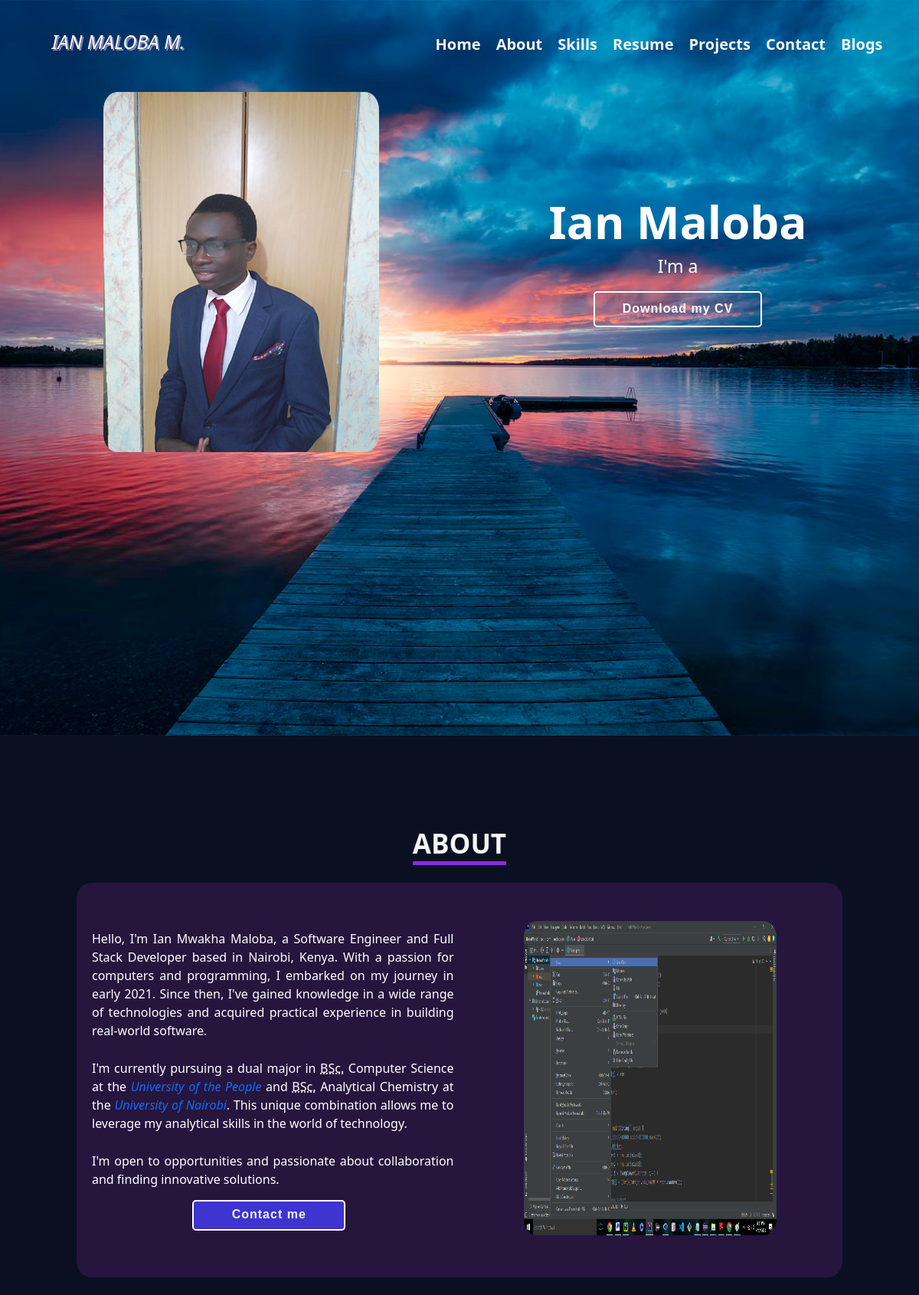
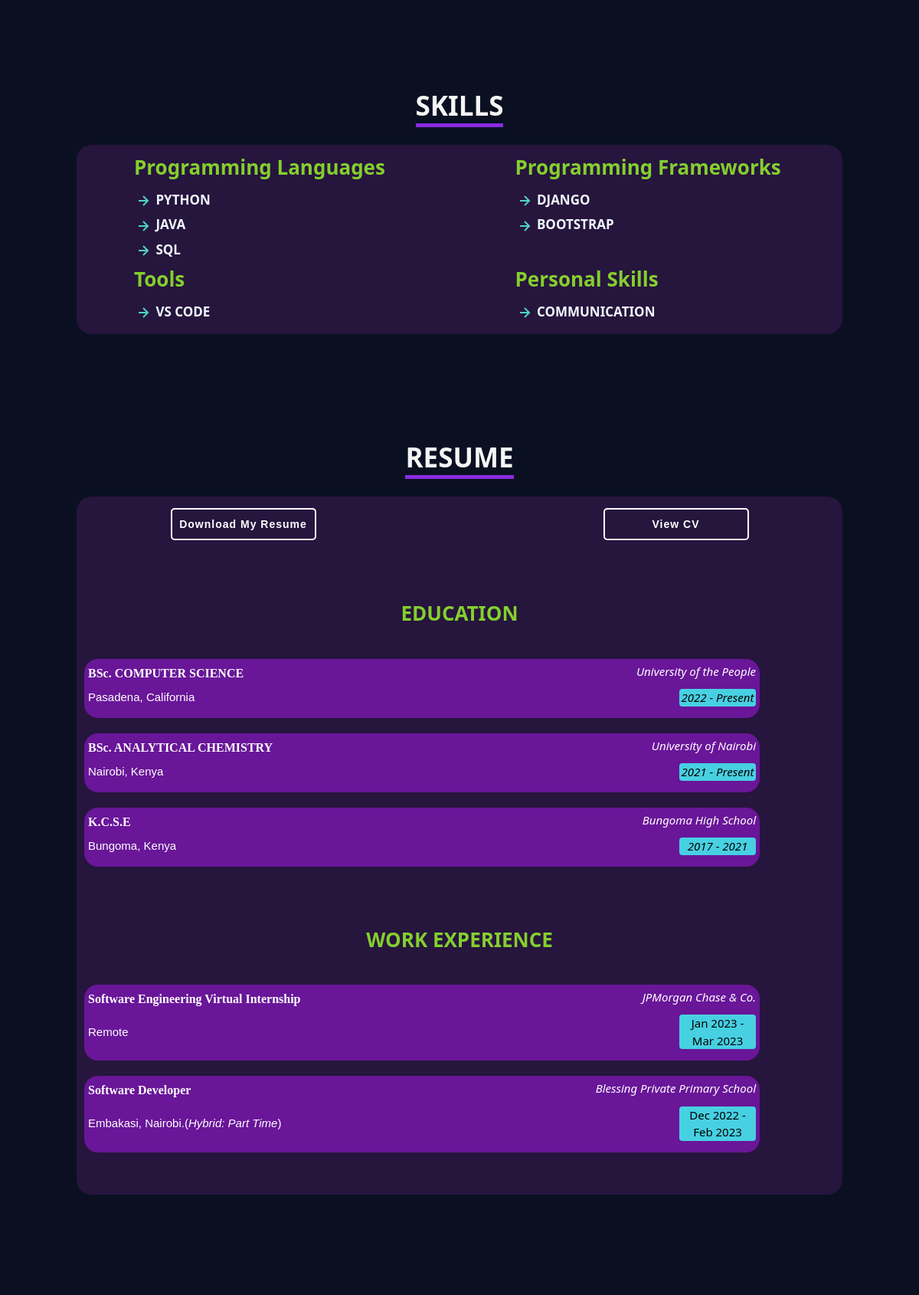
The page / (upper part) on the database its author committed (2 pictures, top to bottom).
### core/models.py (models this page shows, shortened)
class Home(models.Model):
    name = models.CharField(max_length=255)
    official_image = models.ImageField(upload_to='home_images', blank=True, null=True)
    def __str__(self):
        return self.name
    class Meta:
        verbose_name_plural = "HOME SECTION"

class About(models.Model):
    unofficial_image = models.ImageField(upload_to='about_images', blank=True, null=True)
    class Meta:
        verbose_name_plural = "ABOUT SECTION"
    def __str__(self):
        return "Unofficial Image"

class SkillCategory(models.Model):
    name = models.CharField(max_length=255, null=True)
    class Meta:
        verbose_name_plural = "SKILL SECTION: Skill Categories"

class Skill(models.Model):
    name = models.CharField(max_length=255)
    skillcategory = models.ForeignKey(SkillCategory, related_name='skills', null=True, on_delete=models.CASCADE)
    class Meta:
        verbose_name_plural = "SKILL SECTION: Skills"

class Education(models.Model):
    major_name = models.CharField(max_length=255)
    school_name = models.CharField(max_length=255)
    school_location = models.CharField(max_length=255)
    time_period = models.CharField(max_length=255)
    education_description = models.TextField(null=True, blank=True)
    created_at = models.DateTimeField(auto_now_add=True, null=True)
    class Meta:
        verbose_name_plural = "RESUME SECTION: Education"
        ordering = ["-created_at"]

class Experience(models.Model):
    work_name = models.CharField(max_length=255)
    work_mode = models.CharField(max_length=255)
    company_name = models.CharField(max_length=255)
    company_location = models.CharField(max_length=255, null=True, blank=True)
    work_description = models.TextField(null=   True, blank=True)
    period = models.CharField(max_length=255)
    created_at = models.DateTimeField(auto_now_add=True, null=True)
    class Meta:
        verbose_name_plural = "RESUME SECTION: Work Experience"
        ordering = ["-created_at"]

### core/views.py (the view)
# urls.py: path('', index, name='index'),
def index(request):
    name = Home.objects.get()
    official_image = Home.objects.get()
    unofficial_image = About.objects.get()
    skills = Skill.objects.all()
    skillcategories = SkillCategory.objects.all()
    major_name = Education.objects.all()
    school_name = Education.objects.all()
    school_location = Education.objects.all()
    time_period = Education.objects.all()
    education_description = Education.objects.all()
    work_name = Experience.objects.all()
    work_mode = Experience.objects.all()
    company_name = Experience.objects.all()
    company_location = Experience.objects.all()
    work_description = Experience.objects.all()
    period = Experience.objects.all()
    project_name = Project.objects.all()
    github_link = Project.objects.all()
    live_link = Project.objects.all()
    project_image = Project.objects.all()
    project_short_description = Project.objects.all()
    project_description = Project.objects.all()
    tools_and_lang = Project.objects.all()
    tools_name = ToolsUsed.objects.all()
    return render(request, 'core/index.html', {
        'name': name,
        'official_image': official_image,
        'unofficial_image': unofficial_image,
        'skills': skills,
        'skillcategories': skillcategories,
        'major_name': major_name,
        'school_name': school_name,
        'school_location': school_location,
        'time_period': time_period,
        'education_description': education_description,
        'work_name': work_name,
        'work_mode': work_mode,
        'company_name': company_name,
        'company_location': company_location,
        'work_description': work_description,
        'period': period,
        'project_name': project_name,
        'github_link': github_link,
        'live_link': live_link,
        'project_image': project_image,
        'project_short_description': project_short_description,
        'project_description': project_description,
        'tools_and_lang': tools_and_lang,
        'tools_name': tools_name,
    })

### core/templates/core/index.html (shortened to what this page needs)
{% extends 'core/base.html' %}
{% block content %}
<section class="Home">
  <br>
  <br>
  <br>
  <br>
      <div class="container mt-5">
          <div class="row justify-content-between align-items-center">
            <div class="col-sm-6 col-md-6 text-center">
              <br>
              <br>
              <img src="{{ official_image.official_image.url }}" class="official-img" alt="official-image" style="border-radius: 5%;" height="470px" width="360px">
            </div>
            <div class="col-sm-6 col-md-6 text-center">
              <h1 class="name"> {{ name }} </h1>
              <div class="description">
                <p class="description">I'm a </p>
              </div>
              <a href="#" download="#" class="btn-cv-download" target="_blank">Download my CV</a>
              <br>
            </div>
          </div>
      </div>
</section>
<section id="About">
<h2><span class="text-underline">ABOUT</span></h2>
<div class="about-container mt-5">
  <div class="row justify-content-between align-items-center">
    <div class="col-sm-6 col-md-6 text-center">
      <br>
      <p class="about-description">
        Hello, I'm Ian Mwakha Maloba, a Software Engineer and Full Stack Developer based in Nairobi, Kenya. With a passion
        for computers and programming, I embarked on my journey in early 2021. Since then, I've gained
        knowledge in a wide range of technologies and acquired practical experience in building real-world software.
      </p>
      <br>
      <p class="about-description">
        I'm currently pursuing a dual major in <abbr title="Bachelor's Degree (Science)">BSc.</abbr> Computer Science at the
        <a href="https://en.wikipedia.org/wiki/University_of_the_People" title="University of The People: WIKIPEDIA" target="_blank"><i>University of the People</i></a> and <abbr title="Bachelor's Degree (Science)">BSc.</abbr>
        Analytical Chemistry at the <a href="https://en.wikipedia.org/wiki/University_of_Nairobi" title="University of Nairobi: WIKIPEDIA" target="_blank"><i>University of Nairobi</i></a>. This
        unique combination allows me to leverage my analytical skills in the world of technology.
      </p>
      <br>
      <p class="about-description">
        I'm open to opportunities and passionate about collaboration and finding innovative solutions.
      </p>
      <a href="#Contact" class="btn-contact-me">Contact me</a>
      <br>
      <br>
    </div>
    <div class="col-sm-6 col-md-6 text-center">
      <div class="unnoficial_picture">
        <br>
        <br>
        <img src="{{ unofficial_image.unofficial_image.url }}" alt="unofficial_image" style="border-radius: 5%; max-width: 100%;" height="410px" width="330px">
      </div>
      <br>
      <br>
      <br>
    </div>
  </div>
</div>
</section>
<section id="Skills">
  <h2><span class="text-underline">SKILLS</span></h2>
  <div class="skills-container mt-5">
    <div class="row custom-row">
      {% for skillcategory in skillcategories %}
        <div class="col-md-6 col-12 custom-col">
          <p class="custom-category">{{ skillcategory.name }}</p>
          {% if skillcategory.skills.exists %}
            {% for skill in skillcategory.skills.all %}
              <p class="skills">
                <svg xmlns="http://www.w3.org/2000/svg" width="24" height="24" viewBox="0 0 24 24">
                  <path fill="#4ed4c2" d="m11.293 17.293l1.414 1.414L19.414 12l-6.707-6.707l-1.414 1.414L15.586 11H6v2h9.586z"/>
                </svg>
                {{ skill.name }}
              </p>
            {% endfor %}
          {% else %}
            <p>*********</p>
          {% endif %}
        </div>
      {% endfor %}
    </div>
  </div>
</section>
<section id="Resume">
<h2><span class="text-underline">RESUME</span></h2>
<div class="about-container mt-5">
  <div class="row justify-content-between align-items-center">
    <a href="#" download="#" class="btn-cv-download-resume" target="_blank">Download My Resume</a>
    <a href="#" class="btn-cv-download-resume" target="_blank">View CV</a>
    <h3 class="resume-title">EDUCATION</h3>
  {% for major in major_name %}
    <div>
      <button type="button" class="education-collapsible">
        <table class="education-table">
            <tr>
                <td><h4 class="major-name">{{ major.major_name }}</h4></td>
                <td><p class="school-name"><i>{{ major.school_name }}</i></p></td>
            </tr>
            <tr>
                <td><p class="school-location">{{ major.school_location }}</p></td>
                <td><p class="major-time-period"><i>{{ major.time_period }}</i></p></td>
            </tr>
        </table>
      </button>
    </div>
  {% endfor %}
      <h3 class="resume-title">WORK EXPERIENCE</h3>
      {% for work in work_name %}
        <div>
          <button type="button" class="work-collapsible">
            <table class="work-table">
                <tr>
                    <td><h4 class="work-name">{{ work.work_name }}</h4></td>
                    <td><p class="company-name"><i>{{ work.company_name }}</i></p></td>
                </tr>
                <tr>
                    <td><p class="work-time-period"> {% if work.company_location %}{{ work.company_location }}(<i>{{ work.work_mode }}</i>){% else %}{{ work.work_mode }}{% endif %}</p></td>
                    <td><p class="company-location">{{ work.period }}</p></td>
                </tr>
            </table>
          </button>
        </div>
      {% endfor %}
  </div>
  <br>
<br>
<br>
</div>
</section>
<section id="Projects">
</section>
{% endblock %}

### core/templates/core/base.html (shortened to what this page needs)
<!doctype html>
<html lang="en">
  <head>
    <link href="https://cdn.jsdelivr.net/npm/bootstrap@5.3.0/dist/css/bootstrap.min.css" rel="stylesheet">
    {% load static %}
    <link rel="stylesheet" type="text/css" href="{% static 'css/style.css' %}">
  </head>
  <body class="outerbody">
    <nav class="nav">
      <div class="container">
          <div class="logo">
              <a href="{% url 'index' %}"><i>IAN MALOBA M.</i></a>
          </div>
          <div id="mainListDiv" class="main_list" id="main-nav">
              <ul class="navlinks">
            <li> <a href="#" class="nav-link">Home</a></li>
            <li> <a href="#About" class="nav-link">About</a></li>
            <li><a href="#Skills" class="nav-link">Skills</a></li>
            <li> <a href="#Resume" class="nav-link">Resume</a></li>
            <li><a href="#Projects" class="nav-link">Projects</a></li>
            <li> <a href="#Contact" class="nav-link">Contact</a></li>
            <li><a href="#Blogs" class="nav-link">Blogs</a></li>
              </ul>
          </div>
      </div>
    </nav>
  {% block content %}
  {% endblock %}
    </body>
</html>

### rows shown on the page
Home: official_image (picture), name "Ian Maloba"
About: unofficial_image (picture)
SkillCategory: name "Programming Languages"
Skill: name "PYTHON"
Skill: name "JAVA"
Skill: name "SQL"
SkillCategory: name "Programming Frameworks"
Skill: name "DJANGO"
Skill: name "BOOTSTRAP"
SkillCategory: name "Tools"
Skill: name "VS CODE"
SkillCategory: name "Personal Skills"
Skill: name "COMMUNICATION"
Education: major_name "BSc. COMPUTER SCIENCE", school_name "University of the People", school_location "Pasadena, California", time_period "2022 - Present"
Education: major_name "BSc. ANALYTICAL CHEMISTRY", school_name "University of Nairobi", school_location "Nairobi, Kenya", time_period "2021 - Present"
Education: major_name "K.C.S.E", school_name "Bungoma High School", school_location "Bungoma, Kenya", time_period "2017 - 2021"
Experience: work_name "Software Engineering Virtual Internship", company_name "JPMorgan Chase & Co.", work_mode "Remote", period "Jan 2023 - Mar 2023"
Experience: work_name "Software Developer", company_name "Blessing Private Primary School", company_location "Embakasi, Nairobi.", work_mode "Hybrid: Part Time", period "Dec 2022 - Feb 2023"
